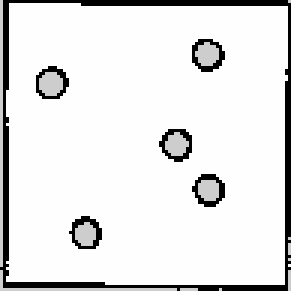
#> input picture maps/stage_1/map.pgm, 97 x 97 px, found by its file name (shown 3 times larger)
$ python image_process.py
#> lines starting #> are read from the running program, lines starting #| are printed output that depends on the picture
"""
2022.07.28 Last Edited by Evin Hsu
---------------------------------------
pgm resize
"""

import cv2
import numpy as np

f_in = "/home/user/rrt_rl_ws/src/rrt_rl_navigation/maps/0712/map.pgm"
f_out = "/home/user/rrt_rl_ws/src/rrt_rl_navigation/maps/0712/big_map.png"

resolution = 0.05

if __name__ == "__main__":

    img = cv2.imread(f_in, cv2.IMREAD_UNCHANGED)
#> img is the input picture: shape (97, 97); min 0, max 254, mean 228
    print('Datatype: ', img.dtype)
#| Datatype:  uint8

    height  = int(img.shape[0] / resolution)
#> height = 1940
    width = int(img.shape[1] / resolution)
#> width = 1940

    img = cv2.resize(img, (width, height),  interpolation=cv2.INTER_AREA)
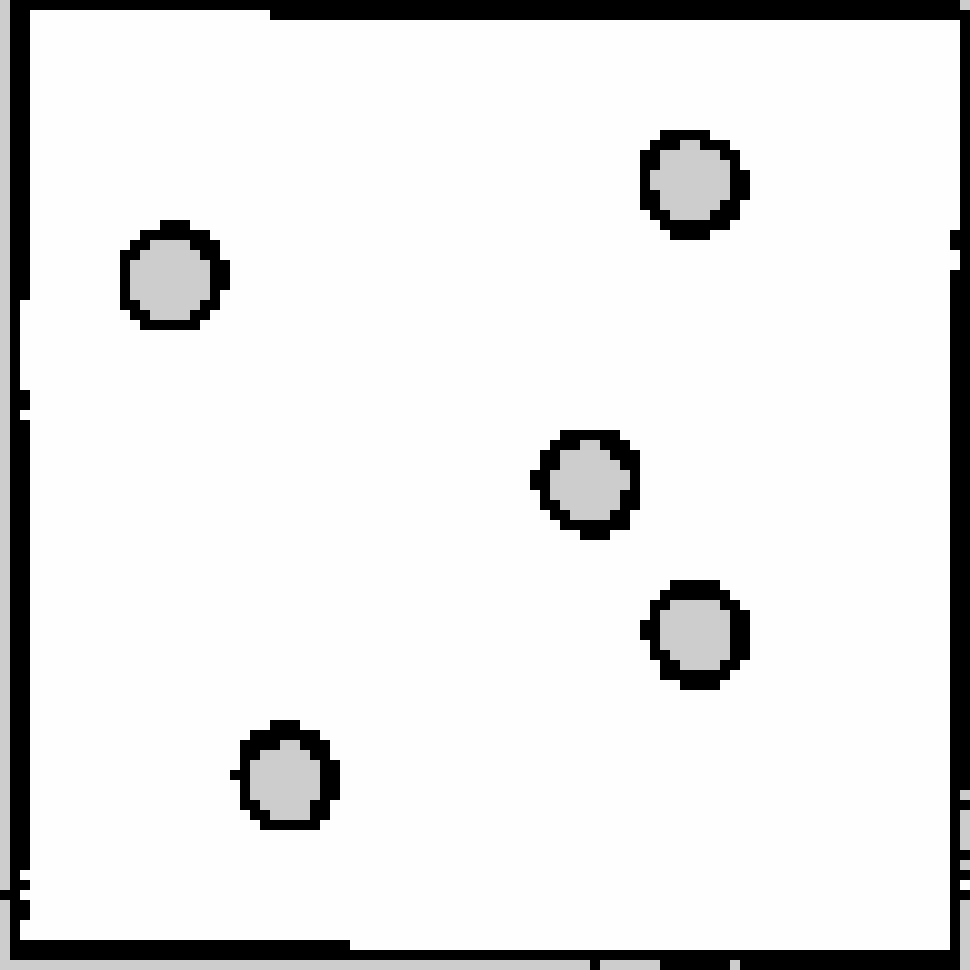
#> img: shape (1940, 1940) (shown at 1/2 size); min 0, max 254, mean 228
    cv2. imwrite(f_out, img)
